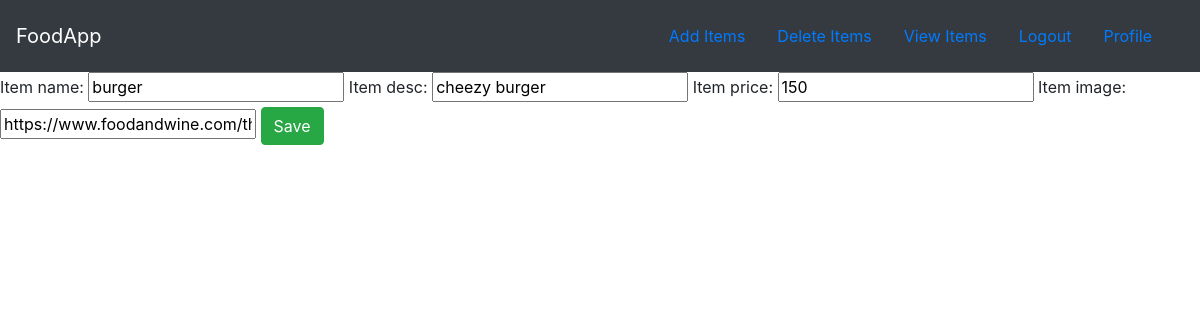
Before: /food/update/3/ (signed in) with the older database file.
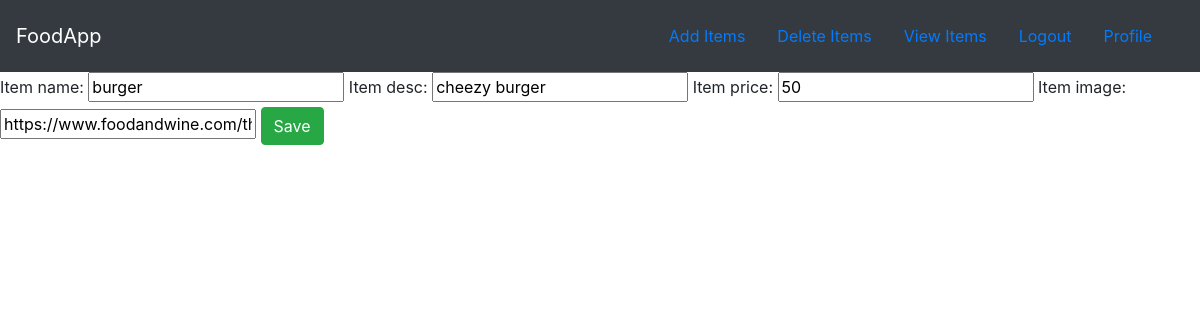
After: the same page with the newer database file.
### food/models.py (models this page shows, shortened)
class Item(models.Model):
    username = models.ForeignKey(User, on_delete=models.CASCADE, default=1)
    item_name = models.CharField(max_length=200)
    item_desc = models.CharField(max_length=200)
    item_price = models.IntegerField()
    item_image = models.CharField(max_length=500, default="https://blocks.astratic.com/img/general-img-portrait.png")

### food/views.py (the view)
# urls.py: path('update/<int:item_id>/', views.update_item, name='update_item'),
def update_item(request, item_id):
    item_obj = Item.objects.get(pk=item_id)
    form = ItemForm(request.POST or None, instance=item_obj)
    if form.is_valid():
        form.save()
        return redirect("food:index")
    return render(request, "food/item-form.html", {"form": form, 'item': item_obj})

### food/forms.py
class ItemForm(forms.ModelForm):
    class Meta:
        model = Item
        fields = ["item_name", "item_desc", "item_price", "item_image"]

### food/templates/food/item-form.html (shortened to what this page needs)
{% extends 'food/base.html' %}
{% block body %}
<form method="POST">
    {{ form }}
    <button type="submit" class="btn btn-success">Save</button>
</form>
{% endblock %}

Changed rows visible on the page:
changed Item "burger": item_price "150" → "50"
